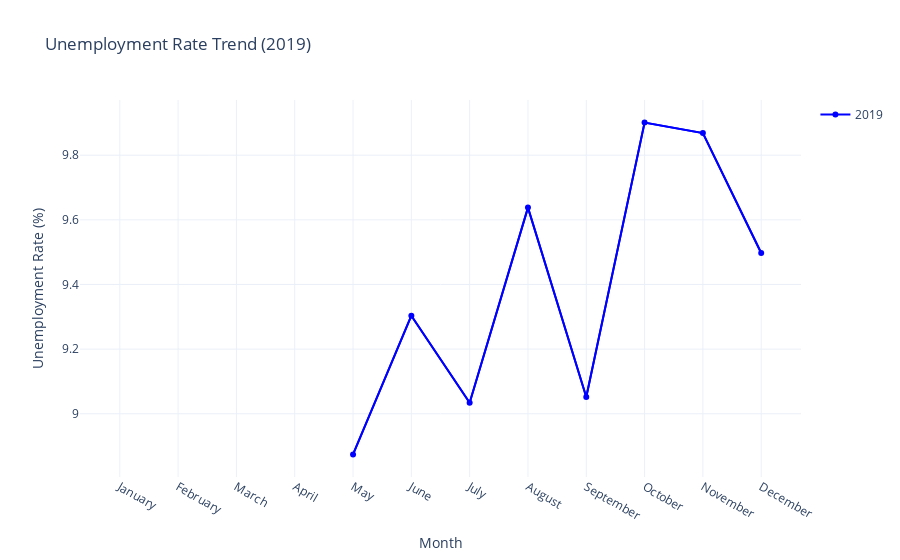

This figure's notebook cell:
### Code cell
df_2019 = df[df['Year'] == 2019]
month_order = [calendar.month_name[i] for i in range(1, 13)]
df_2019['Month'] = pd.Categorical(
    df_2019['Month'], categories=month_order, ordered=True)


df_2019_monthly_avg = df_2019.groupby(
    'Month')['Estimated Unemployment Rate'].mean().reset_index()

fig_2019 = px.line(df_2019_monthly_avg, x='Month', y='Estimated Unemployment Rate', title='Unemployment Rate Trend (2019)',
                   labels={
                       'Estimated Unemployment Rate': 'Unemployment Rate (%)'},
                   line_dash_sequence=['solid'], color_discrete_sequence=['blue'])

trace_2019 = go.Scatter(x=df_2019_monthly_avg['Month'], y=df_2019_monthly_avg['Estimated Unemployment Rate'],
                        mode='markers+lines', name='2019', line=dict(color='blue'))

fig_2019.add_trace(trace_2019)
fig_2019.update_layout(
    xaxis_title='Month',
    yaxis_title='Unemployment Rate (%)',
    template='plotly_white'
)

fig_2019.show()

### Figure 1 — Plotly figure (JSON) as saved in the notebook; plotly's stock layout.template omitted (floating-point values rounded to 4 significant figures)
{"data": [{"hovertemplate": "Month=%{x}<br>Unemployment Rate (%)=%{y}<extra></extra>", "legendgroup": "", "line": {"color": "blue", "dash": "solid"}, "marker": {"symbol": "circle"}, "mode": "lines", "name": "", "orientation": "v", "showlegend": false, "type": "scatter", "x": ["January", "February", "March", "April", "May", "June", "July", "August", "September", "October", "November", "December"], "xaxis": "x", "y": [null, null, null, null, 8.874, 9.303, 9.034, 9.638, 9.052, 9.901, 9.868, 9.497], "yaxis": "y"}, {"line": {"color": "blue"}, "mode": "markers+lines", "name": "2019", "type": "scatter", "x": ["January", "February", "March", "April", "May", "June", "July", "August", "September", "October", "November", "December"], "y": [null, null, null, null, 8.874, 9.303, 9.034, 9.638, 9.052, 9.901, 9.868, 9.497]}], "layout": {"legend": {"tracegroupgap": 0}, "title": {"text": "Unemployment Rate Trend (2019)"}, "xaxis": {"anchor": "y", "domain": [0, 1], "title": {"text": "Month"}}, "yaxis": {"anchor": "x", "domain": [0, 1], "title": {"text": "Unemployment Rate (%)"}}}}
